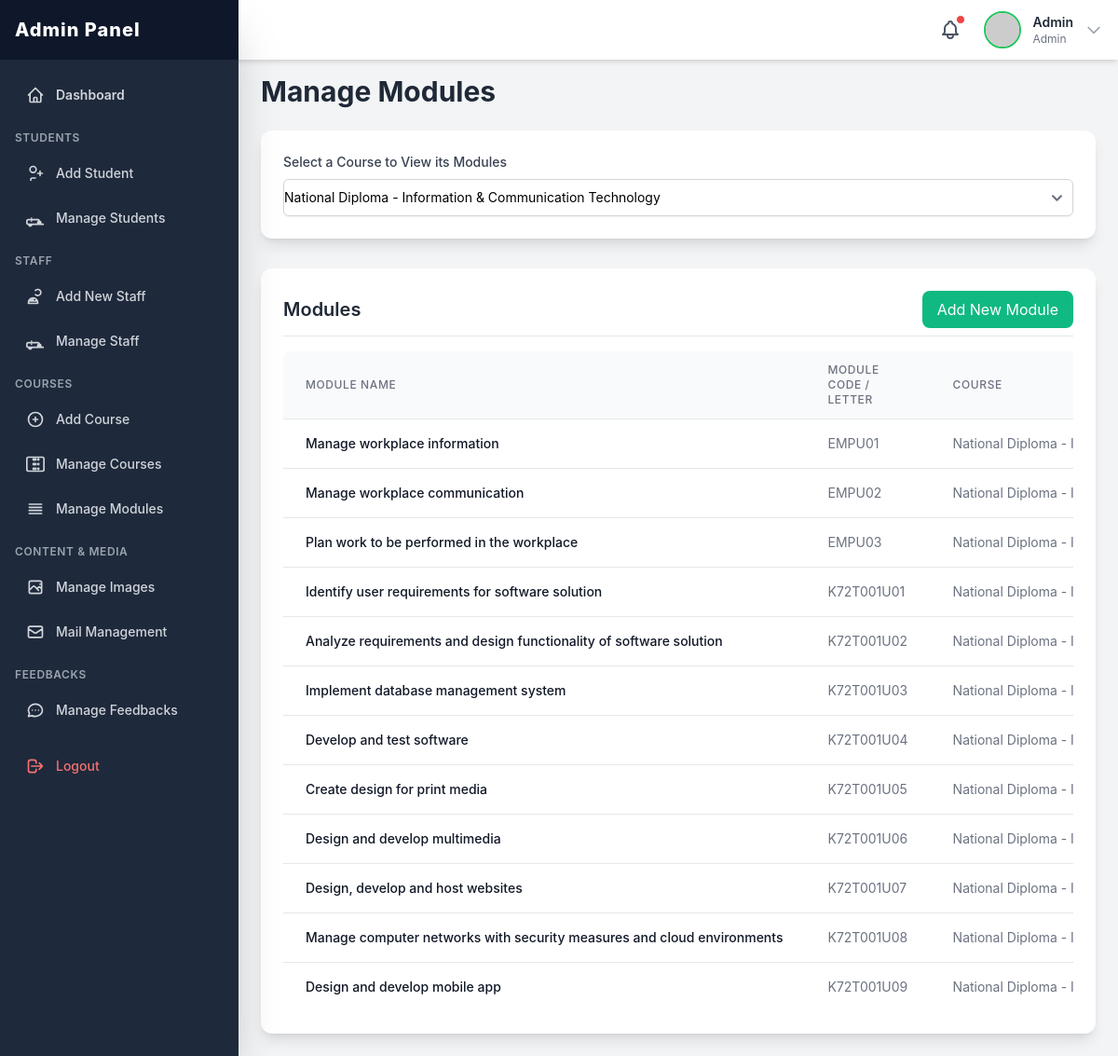
The app's page /admin/pages/manage_modules.php?course_id=7 (signed in) with its own data.
### tables this page shows
CREATE TABLE IF NOT EXISTS `modules` (
  `id` int NOT NULL AUTO_INCREMENT,
  `course_id` int NOT NULL,
  `module_name` varchar(150) NOT NULL,
  `module_description` text,
  `order_no` varchar(20) DEFAULT NULL,
  `created_at` datetime DEFAULT CURRENT_TIMESTAMP,
  `updated_at` datetime DEFAULT CURRENT_TIMESTAMP ON UPDATE CURRENT_TIMESTAMP,
  PRIMARY KEY (`id`),
  KEY `fk_course_module` (`course_id`)
);

CREATE TABLE IF NOT EXISTS `course` (
  `id` int NOT NULL AUTO_INCREMENT,
  `course_no` varchar(12) NOT NULL,
  `course_name` varchar(100) NOT NULL,
  `nvq_level` int NOT NULL,
  `course_type` enum('Full-time','Part-time','Online','Hybrid') NOT NULL,
  `qualifications` varchar(255) NOT NULL,
  `course_duration` int NOT NULL,
  `course_fee` varchar(20) NOT NULL,
  `course_description` text NOT NULL,
  `course_image` varchar(255) DEFAULT NULL,
  `status` enum('active','inactive') NOT NULL DEFAULT 'active',
  `category` varchar(150) NOT NULL,
  `course_video` varchar(700) DEFAULT NULL,
  PRIMARY KEY (`id`),
  UNIQUE KEY `course_no` (`course_no`),
  KEY `idx_status` (`status`)
);

### admin/pages/manage_modules.php (the view, shortened to what this page needs)
<?php
include_once('../include/header.php');
include('../../include/connection.php');
$course_query = "SELECT id, course_name FROM course ORDER BY course_name";
$courses_result = mysqli_query($con, $course_query);
$courses_list = [];
while ($course_row = mysqli_fetch_assoc($courses_result)) {
    $courses_list[] = $course_row;
}
$selected_course_id = $_GET['course_id'] ?? null;
$query = "SELECT m.*, c.course_name
          FROM modules m
          LEFT JOIN course c ON m.course_id = c.id";
if ($selected_course_id) {
    $sanitized_course_id = intval($selected_course_id);
    $query .= " WHERE m.course_id = $sanitized_course_id";
} else {
    $query .= " WHERE 1 = 0";
}
$query .= " ORDER BY m.order_no ASC, m.module_name ASC";
$modules = mysqli_query($con, $query);
?>
<!DOCTYPE html>
<html lang="en">
<head>
    <script src="https://cdn.tailwindcss.com"></script>
</head>
<body class="bg-gray-100 p-6 sm:p-8">
    <div class="max-w-7xl mx-auto">
        <h2 class="text-3xl font-bold text-gray-800 mb-6">Manage Modules</h2>
        <div class="bg-white p-6 rounded-xl shadow-lg mb-6">
            <form action="manage_modules.php" method="GET" id="courseFilterForm">
                <label for="course_id_filter" class="block text-sm font-medium text-gray-700 mb-2">Select a Course to View its Modules</label>
                <select id="course_id_filter" name="course_id" class="mt-1 block w-full rounded-md border-gray-300 shadow-sm focus:border-indigo-500 focus:ring-indigo-500 sm:text-sm h-10" onchange="this.form.submit()">
                    <?php foreach ($courses_list as $course) : ?>
                        <option value="<?php echo htmlspecialchars($course['id']); ?>"
                                <?php echo ($selected_course_id == $course['id']) ? 'selected' : ''; ?>>
                            <?php echo htmlspecialchars($course['course_name']); ?>
                        </option>
                    <?php endforeach; ?>
                </select>
            </form>
        </div>
        <div class="bg-white p-6 rounded-xl shadow-lg mt-8">
            <div class="flex justify-between items-center border-b pb-2 mb-4">
                <h3 class="text-xl font-semibold text-gray-800">Modules</h3>
                <button id="addModuleBtn"
                        class="bg-primary-accent text-white px-4 py-2 rounded-lg transition duration-150">
                    Add New Module
                </button>
            </div>
            <div class="overflow-x-auto">
                <table class="min-w-full divide-y divide-gray-200">
                    <thead class="bg-gray-50">
                        <tr>
                            <th scope="col" class="px-6 py-3 text-left text-xs font-medium text-gray-500 uppercase tracking-wider rounded-tl-lg">
                                Module Name
                            </th>
                            <th scope="col" class="px-6 py-3 text-left text-xs font-medium text-gray-500 uppercase tracking-wider">
                                Module Code / Letter
                            </th>
                            <th scope="col" class="px-6 py-3 text-left text-xs font-medium text-gray-500 uppercase tracking-wider">
                                Course
                            </th>
                        </tr>
                    </thead>
                    <tbody class="bg-white divide-y divide-gray-200">
                        <?php
                        if (!$selected_course_id) {
                        ?>
                            <tr>
                                <td colspan="4" class="px-6 py-4 whitespace-nowrap text-sm text-gray-500 text-center">
                                    Please select a course from the dropdown above to see its modules.
                                </td>
                            </tr>
                        <?php
                        } elseif ($modules && mysqli_num_rows($modules) > 0) {
                            while ($row = mysqli_fetch_assoc($modules)) {
                        ?>
                                <tr>
                                    <td class="px-6 py-4 whitespace-nowrap text-sm font-medium text-gray-900">
                                        <?php echo htmlspecialchars($row['module_name']); ?>
                                    </td>
                                    <td class="px-6 py-4 whitespace-nowrap text-sm text-gray-500">
                                        <?php echo htmlspecialchars($row['order_no'] ?? 'N/A'); ?>
                                    </td>
                                    <td class="px-6 py-4 whitespace-nowrap text-sm text-gray-500">
                                        <?php echo htmlspecialchars($row['course_name'] ?? 'N/A'); ?>
                                    </td>
                                </tr>
                            <?php
                            }
                        }
                        ?>
                    </tbody>
                </table>
            </div>
        </div>
    </div>
    <?php include_once('../include/footer.php'); ?>
</body>
</html>

### admin/include/header.php (shortened to what this page needs)
<?php
$admin_username = isset($_SESSION['admin_username']) ? $_SESSION['admin_username'] : null;
$admin_display_name = 'User';
$admin_display_type = 'Guest';
if ($admin_username) {
    include_once __DIR__ . '/../../include/connection.php';
    if (isset($con)) {
        $query_admin = "SELECT username, type FROM admin WHERE username = ?";
        $stmt_admin = $con->prepare($query_admin);
        if ($stmt_admin) {
            $stmt_admin->bind_param("s", $admin_username);
            $stmt_admin->execute();
            $result_admin = $stmt_admin->get_result();
            if ($result_admin->num_rows == 1) {
                $admin_data = $result_admin->fetch_assoc();
                $admin_display_name = htmlspecialchars($admin_data['username']);
                $admin_display_type = htmlspecialchars(ucfirst($admin_data['type']));
            }
        } else {
             error_log("Admin header: Failed to prepare admin query: " . $con->error);
        }
    } else {
        error_log("Admin header: Database connection not established in connection.php.");
    }
}
?>
<!DOCTYPE html>
<html lang="en">
<head>
    <script src="https://cdn.tailwindcss.com"></script>
    <link href="https://cdnjs.cloudflare.com/ajax/libs/flowbite/2.2.1/flowbite.min.css" rel="stylesheet" />
    <link rel="stylesheet" href="../css/webkit.css">
</head>
<body class="bg-gray-100 min-h-screen">
    <header class="fixed top-0 left-0 right-0 h-16 bg-white shadow-md z-30 flex items-center justify-between px-4 transition-all duration-300" id="page-header">
        <div class="flex items-center space-x-4 relative"> <button class="relative p-2 text-gray-600 hover:text-green-600 transition duration-150 rounded-full hover:bg-gray-100">
                <span class="absolute top-1 right-1 w-2.5 h-2.5 bg-red-500 rounded-full border border-white"></span>
            </button>
            <button id="avatarButton" type="button" data-dropdown-toggle="userDropdown" data-dropdown-placement="bottom-start" class="flex items-center space-x-3 cursor-pointer group">
                <img class="h-10 w-10 rounded-full object-cover border-2 border-green-500" src="https://placehold.co/100x100/10b981/ffffff?text=<?php echo strtoupper(substr($admin_display_name, 0, 1)); ?>" alt="Admin Profile">
                <div class="hidden sm:block text-sm text-left"> <p class="font-semibold text-gray-800"><?php echo $admin_display_name; ?></p>
                    <p class="text-xs text-gray-500"><?php echo $admin_display_type; ?></p>
                </div>
                <svg class="w-5 h-5 text-gray-400 group-hover:text-gray-600 transition duration-150" fill="none" stroke="currentColor" viewBox="0 0 24 24" xmlns="http://www.w3.org/2000/svg"><path stroke-linecap="round" stroke-linejoin="round" stroke-width="2" d="M19 9l-7 7-7-7"></path></svg> </button>
            </div>
    </header>
    <div id="sidebar-wrapper">
        <nav class="fixed top-0 bottom-0 left-0 w-64 bg-slate-800 text-white z-40 transform -translate-x-full lg:translate-x-0 transition-transform duration-300 ease-in-out shadow-2xl" id="page-sidebar">
            <div class="h-16 bg-slate-900 flex items-center justify-between px-4">
                <h1 class="text-xl font-extrabold text-white tracking-wider">Admin Panel</h1>
            </div>
            <div class="px-4 space-y-2 h-full overflow-y-auto pt-4 pb-16">
                 <div class="space-y-1">
                    <a href="Dashboard.php" class="flex items-center p-3 text-sm font-semibold rounded-lg text-gray-300 hover:bg-slate-700 hover:text-white transition duration-150">
                        Dashboard
                    </a>
                    <p class="text-xs font-semibold text-gray-400 pt-3 pb-1 uppercase tracking-wider">Students</p>
                    <a href="student_register.php" class="flex items-center p-3 text-sm font-medium rounded-lg text-gray-300 hover:bg-slate-700 hover:text-white transition duration-150">
                        <svg class="w-5 h-5 mr-3" fill="none" stroke="currentColor" viewBox="0 0 24 24" xmlns="http://www.w3.org/2000/svg"><path stroke-linecap="round" stroke-linejoin="round" stroke-width="2" d="M18 9v3m0 0v3m0-3h3m-3 0h-3m-2-5a4 4 0 11-8 0 4 4 0 018 0zM12 18H8a2 2 0 00-2 2v1"></path></svg>
                        Add Student
                    </a>
                    <a href="manage_students.php" class="flex items-center p-3 text-sm font-medium rounded-lg text-gray-300 hover:bg-slate-700 hover:text-white transition duration-150">
                        Manage Students
                    </a>
                    <p class="text-xs font-semibold text-gray-400 pt-3 pb-1 uppercase tracking-wider">Staff</p>
                    <a href="staff_register.php"  class="flex items-center p-3 text-sm font-medium rounded-lg text-gray-300 hover:bg-slate-700 hover:text-white transition duration-150">
                        <svg class="w-5 h-5 mr-3" fill="none" stroke="currentColor" viewBox="0 0 24 24" xmlns="http://www.w3.org/2000/svg"><path stroke-linecap="round" stroke-linejoin="round" stroke-width="2" d="M12 4.354a4 4 0 110 5.292M15 21H3v-1a6 6 0 0112 0v1zm-6-4a6 6 0 00-4 0v1h8v-1m-4 0v-2"></path></svg>
                        Add New Staff
                    </a>
                    <a href="manage_staff.php" class="flex items-center p-3 text-sm font-medium rounded-lg text-gray-300 hover:bg-slate-700 hover:text-white transition duration-150">
                         Manage Staff
                    </a>
                    <p class="text-xs font-semibold text-gray-400 pt-3 pb-1 uppercase tracking-wider">Courses</p>
                    <a href="add_course.php" class="flex items-center p-3 text-sm font-medium rounded-lg text-gray-300 hover:bg-slate-700 hover:text-white transition duration-150">
                        <svg class="w-5 h-5 mr-3" fill="none" stroke="currentColor" viewBox="0 0 24 24" xmlns="http://www.w3.org/2000/svg"><path stroke-linecap="round" stroke-linejoin="round" stroke-width="2" d="M12 9v3m0 0v3m0-3h3m-3 0H9m12 0a9 9 0 11-18 0 9 9 0 0118 0z"></path></svg>
                        Add Course
                    </a>
                    <a href="manage_course.php" class="flex items-center p-3 text-sm font-medium rounded-lg text-gray-300 hover:bg-slate-700 hover:text-white transition duration-150">
                        Manage Courses
                    </a>
                     <a href="manage_modules.php" class="flex items-center p-3 text-sm font-medium rounded-lg text-gray-300 hover:bg-slate-700 hover:text-white transition duration-150">
                        <svg class="w-5 h-5 mr-3" fill="none" stroke="currentColor" viewBox="0 0 24 24" xmlns="http://www.w3.org/2000/svg"><path stroke-linecap="round" stroke-linejoin="round" stroke-width="2" d="M4 6h16M4 10h16M4 14h16M4 18h16"></path></svg>
                        Manage Modules
                    </a>
                    <p class="text-xs font-semibold text-gray-400 pt-3 pb-1 uppercase tracking-wider">Content & Media</p>
                    <a href="manage images.php" class="flex items-center p-3 text-sm font-medium rounded-lg text-gray-300 hover:bg-slate-700 hover:text-white transition duration-150">
                        Manage Images
                    </a>
                    <a href="mail_management.php" class="flex items-center p-3 text-sm font-medium rounded-lg text-gray-300 hover:bg-slate-700 hover:text-white transition duration-150">
                        <svg class="w-5 h-5 mr-3" fill="none" stroke="currentColor" viewBox="0 0 24 24" xmlns="http://www.w3.org/2000/svg"><path stroke-linecap="round" stroke-linejoin="round" stroke-width="2" d="M3 8l7.89 5.26a2 2 0 002.22 0L21 8M5 19h14a2 2 0 002-2V7a2 2 0 00-2-2H5a2 2 0 00-2 2v10a2 2 0 002 2z"></path></svg>
                        Mail Management
                    </a>
                     <p class="text-xs font-semibold text-gray-400 pt-3 pb-1 uppercase tracking-wider">Feedbacks</p>
                    <a href="manage_feedback.php" class="flex items-center p-3 text-sm font-medium rounded-lg text-gray-300 hover:bg-slate-700 hover:text-white transition duration-150">
                        Manage Feedbacks
                    </a>
                    <a href="../lib/logout.php" class="flex items-center p-3 text-sm font-medium rounded-lg text-red-400 hover:bg-slate-700 hover:text-red-300 transition duration-150 mt-8 !pt-6">
                        <svg class="w-5 h-5 mr-3" fill="none" stroke="currentColor" viewBox="0 0 24 24" xmlns="http://www.w3.org/2000/svg"><path stroke-linecap="round" stroke-linejoin="round" stroke-width="2" d="M17 16l4-4m0 0l-4-4m4 4H7m6 4v1a3 3 0 01-3 3H6a3 3 0 01-3-3V7a3 3 0 013-3h4a3 3 0 013 3v1"></path></svg>
                        Logout
                    </a>
                </div>
            </div>
        </nav>
    </div>
    <main class="pt-20 p-6 lg:ml-64 transition-all duration-300" id="main-content">

### admin/css/webkit.css (style rules this page uses)
html { font-family: 'Inter', sans-serif; }

### admin/pages/manage_modules.php (style rules this page uses)
body { font-family: 'Inter', sans-serif; }

### records on screen
modules: module_name "Manage workplace information", order_no "EMPU01", course.course_name "National Diploma -…"
modules: module_name "Manage workplace communication", order_no "EMPU02", course.course_name "National Diploma -…"
modules: module_name "Plan work to be performed in the workplace", order_no "EMPU03", course.course_name "National Diploma -…"
modules: module_name "Identify user requirements for software solution", order_no "K72T001U01", course.course_name "National Diploma -…"
modules: module_name "Analyze requirements and design functionality of software solution", order_no "K72T001U02", course.course_name "National Diploma -…"
modules: module_name "Implement database management system", order_no "K72T001U03", course.course_name "National Diploma -…"
modules: module_name "Develop and test software", order_no "K72T001U04", course.course_name "National Diploma -…"
modules: module_name "Create design for print media", order_no "K72T001U05", course.course_name "National Diploma -…"
modules: module_name "Design and develop multimedia", order_no "K72T001U06", course.course_name "National Diploma -…"
modules: module_name "Design, develop and host websites", order_no "K72T001U07", course.course_name "National Diploma -…"
modules: module_name "Manage computer networks with security measures and cloud environments", order_no "K72T001U08", course.course_name "National Diploma -…"
modules: module_name "Design and develop mobile app", order_no "K72T001U09", course.course_name "National Diploma -…"

### other values on screen
$admin_display_name "Admin"
$admin_display_type "Admin"
form field course_id "National Diploma - Information & Communication Technology"
